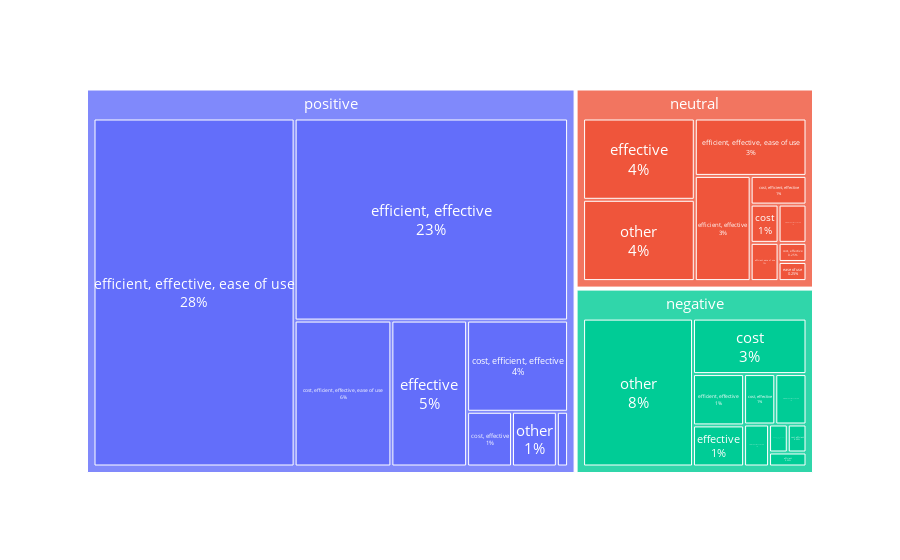

Notebook code for this chart:
### Code cell
# Treemap
from collections import defaultdict
import plotly
import plotly.express as px

data =  df
fig = px.treemap(data, path=['sentiment_m', 'align_type'])

fig.data[0].textinfo = 'label+text+percent root'
fig.data[0]['textfont']['color'] = "white"
fig.data[0]['textfont']['size'] = 15
fig.data[0].textposition = 'middle center'

fig.layout.hovermode = False

fig.show()

### Figure 1 — Plotly figure (JSON) as saved in the notebook; plotly's stock layout.template omitted (floating-point values rounded to 4 significant figures)
{"data": [{"branchvalues": "total", "domain": {"x": [0, 1], "y": [0, 1]}, "hovertemplate": "labels=%{label}<br>count=%{value}<br>parent=%{parent}<br>id=%{id}<extra></extra>", "ids": ["negative/('cost', 'efficient', '', 'ease of use', '')", "negative/cost", "neutral/cost", "negative/cost, effective", "neutral/cost, effective", "positive/cost, effective", "negative/cost, efficient", "neutral/cost, efficient, effective", "positive/cost, efficient, effective", "negative/cost, efficient, effective, ease of use", "neutral/cost, efficient, effective, ease of use", "positive/cost, efficient, effective, ease of use", "neutral/ease of use", "negative/effective", "neutral/effective", "positive/effective", "negative/efficient", "neutral/efficient, ease of use", "positive/efficient, ease of use", "negative/efficient, effective", "neutral/efficient, effective", "positive/efficient, effective", "negative/efficient, effective, ease of use", "neutral/efficient, effective, ease of use", "positive/efficient, effective, ease of use", "negative/other", "neutral/other", "positive/other", "negative", "neutral", "positive"], "labels": ["('cost', 'efficient', '', 'ease of use', '')", "cost", "cost", "cost, effective", "cost, effective", "cost, effective", "cost, efficient", "cost, efficient, effective", "cost, efficient, effective", "cost, efficient, effective, ease of use", "cost, efficient, effective, ease of use", "cost, efficient, effective, ease of use", "ease of use", "effective", "effective", "effective", "efficient", "efficient, ease of use", "efficient, ease of use", "efficient, effective", "efficient, effective", "efficient, effective", "efficient, effective, ease of use", "efficient, effective, ease of use", "efficient, effective, ease of use", "other", "other", "other", "negative", "neutral", "positive"], "name": "", "parents": ["negative", "negative", "neutral", "negative", "neutral", "positive", "negative", "neutral", "positive", "negative", "neutral", "positive", "neutral", "negative", "neutral", "positive", "negative", "neutral", "positive", "negative", "neutral", "positive", "negative", "neutral", "positive", "negative", "neutral", "positive", "", "", ""], "textfont": {"color": "white", "size": 15}, "textinfo": "label+text+percent root", "textposition": "middle center", "type": "treemap", "values": [1, 12, 2, 3, 1, 4, 1, 3, 15, 3, 2, 23, 1, 4, 17, 18, 1, 2, 1, 5, 11, 90, 2, 12, 114, 31, 17, 4, 63, 68, 269]}], "layout": {"hovermode": false, "legend": {"tracegroupgap": 0}, "margin": {"t": 60}}}
